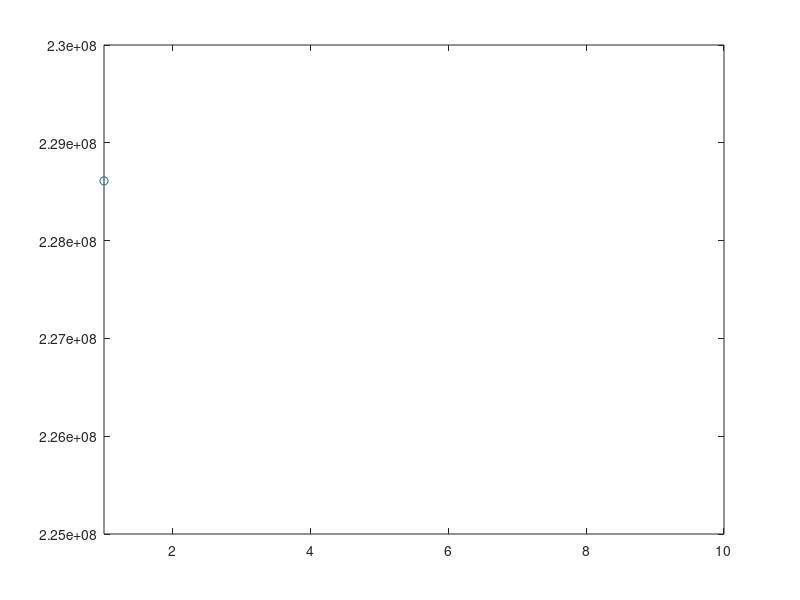

The MATLAB source for this figure: (Note: this script raises an error after producing the figure.)
function trashPatchAnimation1D()
%% For Liv's Sanity 
clf 

%% Variables 
westPatchShorePollutionRate = 4064.18; %kg/year  

oceanDebrisWestPollutionRate = 2177.24; %kg/year

% eastPatchShorePollutionRate = 290.30; %kg/year 
% 
% oceanDebrisEastPollutionRate = 2177.24; %kg/year

diffusion = 0.005425; %kg/year; 

westPatch = 14*16329325.33; %Size in kg

% eastPatch = 16329325.33; %Size in kg 

currentFromWestToEast = (21444.5*5.25); % Averaged current rates in km/year
                                      %Converted into kg/year using density

currentFromEastToWest = (1576.8*5.25); % Averaged current rates in km/year
                                     % Converted into kg/year using density
                                     

westNormal = 1;
eastNormal = 1; 

xMin = 1;
xMax = 10;
yMin = 225000000;
yMax = 230000000;
                                     
%time = 1; % Current time (future iterations will be in years from present.)


%% Running code 

        for i=1:10;
            plot(i,westPatch,'o');
            axis([xMin xMax yMin yMax]);
            westPatch = integral( integral(density*(-currentFromWestToEast)*westNormal, ...
                        xMin, xMax), yMin, yMax)  + integral(integral(gradient(density*westNormal),....
                        xMin, xMax), yMin, yMax);
            
            hold on
        end 

% %         for i=1:10;
%             plot(i,eastPatch,'o');
%             axis([xMin xMax yMin yMax]);
%             eastPatch = integral( integral(density*(-currentFromEastToWest)*eastNormal, ...
%                         xMin, xMax), yMin, yMax)  + integral(integral(gradient(density*eastNormal),....
%                         xMin, xMax), yMin, yMax);
%             
%             hold on
%         end 
%         

end 
